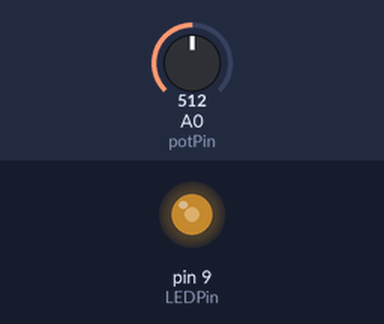
Simulated run of this sketch. Board: Arduino Uno, built with avr-gcc and run on an emulated ATmega328P. Shown: output pins drawn as LEDs (lit = HIGH). Inputs (shaded band) come from the test bench; at power-on: A0 (potPin) = 512.

Above: at 1.2 s.
1.3 s: A0 (potPin) set to 716
At 2.2 s:
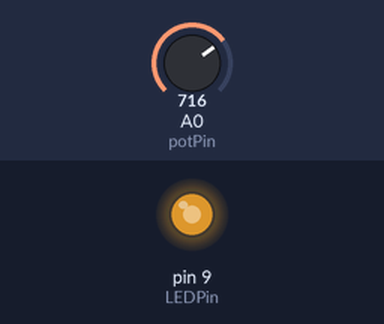
2.8 s: A0 (potPin) set to 900
At 3.5 s:
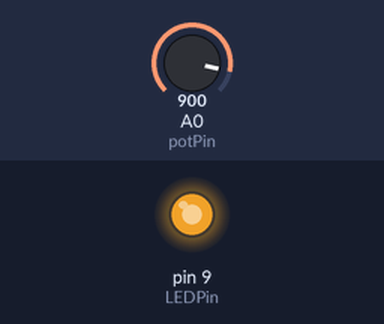
4.3 s: A0 (potPin) set to 122
At 5.5 s:
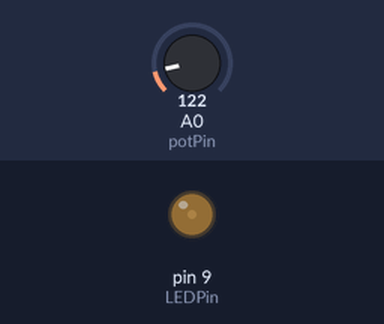
5.8 s: A0 (potPin) set to 0
At 7.0 s:
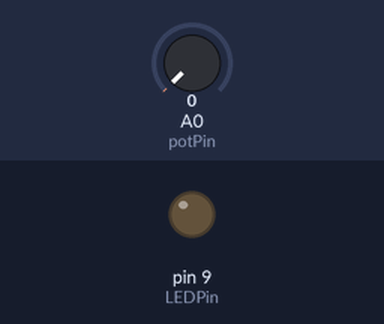
7.3 s: A0 (potPin) set to 511
At 8.1 s:
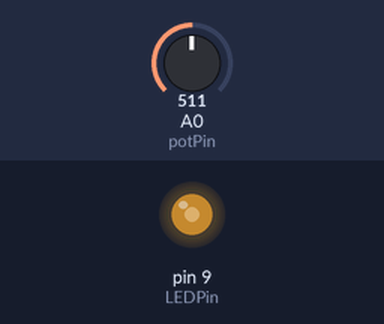
Timing chart, 0 to 9.8 s (numbered marks = the images above; inputs shaded):
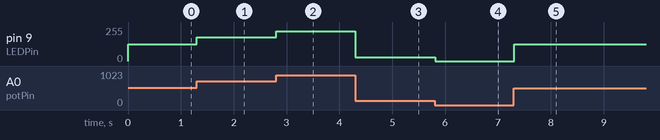

Measured:
- after the input at 1.3 s, pin 9 (LEDPin): 127/255 → 178/255 at once
- after the input at 2.8 s, pin 9 (LEDPin): 178/255 → 224/255 at once
- after the input at 4.3 s, pin 9 (LEDPin): 224/255 → 30/255 at once
- after the input at 5.8 s, pin 9 (LEDPin): 30/255 → 0/255 at once
- after the input at 7.3 s, pin 9 (LEDPin): 0/255 → 127/255 at once

The sketch:

Simple_LED_Potentiometer_Circuit.ino
```cpp
/*
Arduino Bootcamp
  - Simple LED Potentiometer Circuit
This project demonstrates how the brightness of an LED can be controlled by a potentiometer using pulse width modulation
created 10/01/2018
modified 10/01/2018
by: Charlie Parker
*/
//Set the LED Pin constant globally
//The LED is connected to Pin 9 of the Arduino
#define LEDPin 9
//Connect A0 to middle pot pin
#define potPin A0

// the setup function runs once when you press reset or power the board
void setup() {
  // initialize LED Pin as an output.
  pinMode(LEDPin, OUTPUT);
}

// the loop function runs over and over again forever
void loop() {
  //Read the voltage at the pot pin and convert to value between 0 and 255
  int reading = map(analogRead(potPin),0,1023,0,255);
  //Send PWM output to LED
  analogWrite(LEDPin, reading);
  delay(10);
}
```
